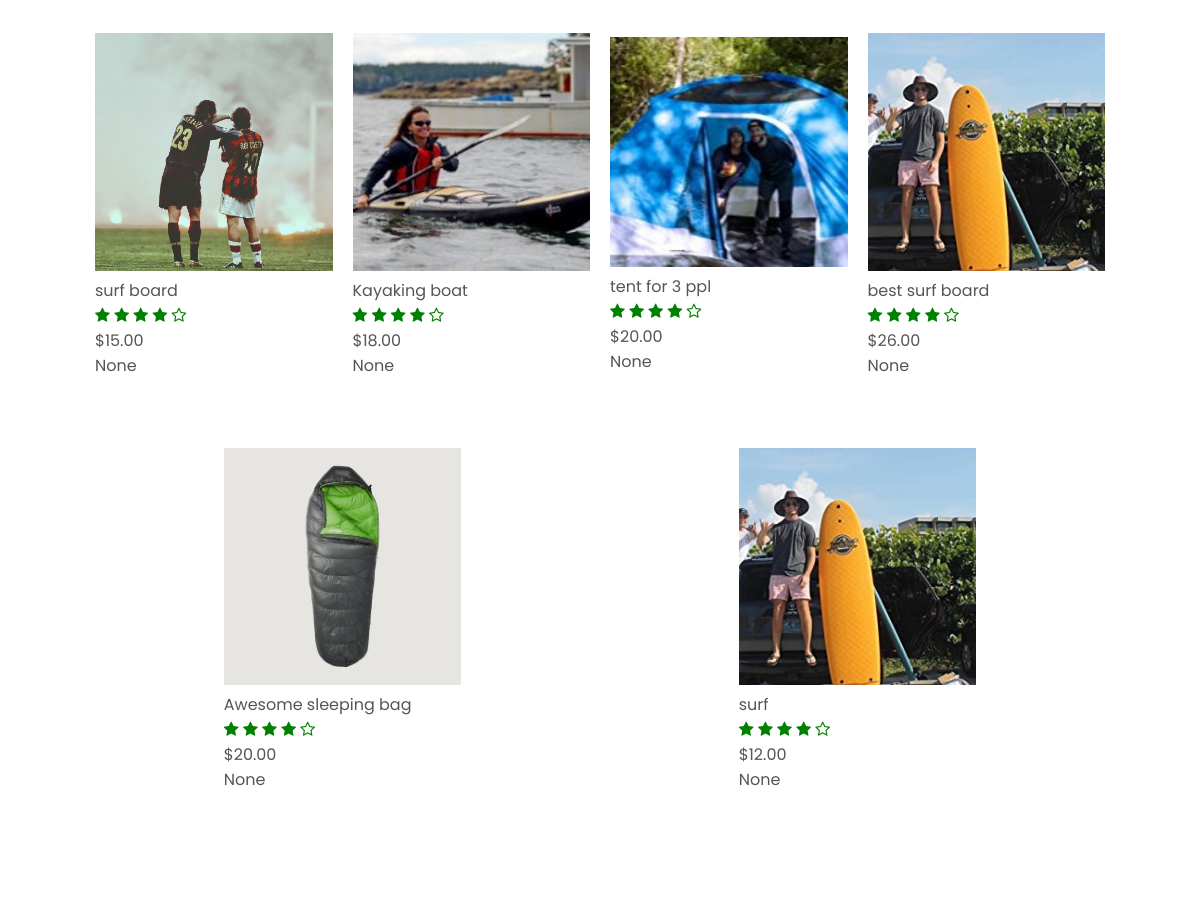
The app's page / (middle part), older data.
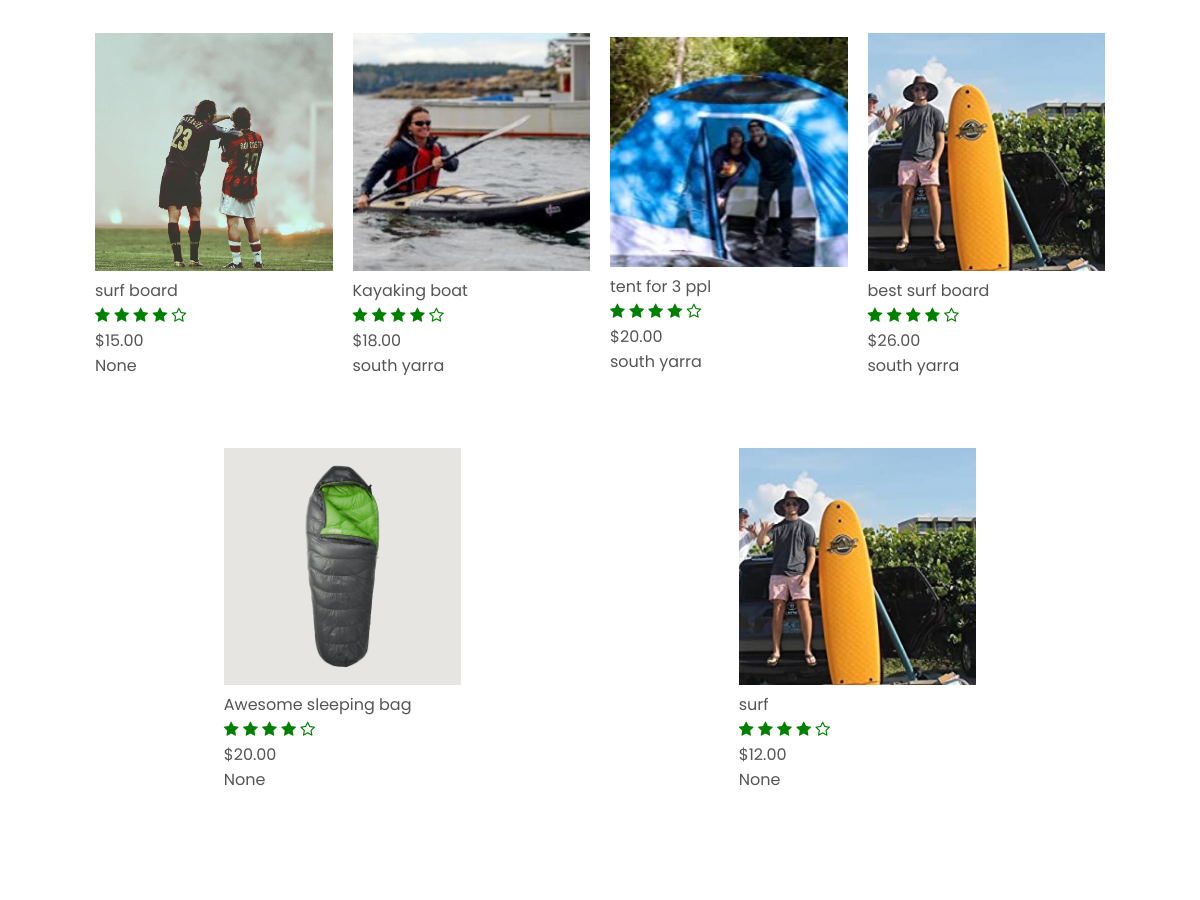
The same page, newer data.
### ecommerce/models.py (models this page shows, shortened)
class Product(models.Model):
    CATEGORY = (
                ('Sport-Outdoor', 'Sport & Outdoor'),
                ('Drones-cameras', 'Drones & cameras'),
                ('Electronics', 'Electronics'),
                ('Home-appliances', 'Home appliances'),
                ('Musical-equipments', 'Musical equipments'),
                ('Accessories','Accessories'),
                )
    customer = models.ForeignKey(Customer, null=True, on_delete=models.SET_NULL)
    name = models.CharField(max_length=200, null=True)
    price = models.FloatField(null=True)
    category = models.CharField(max_length=200, null=True,choices=CATEGORY)
    description = models.CharField(max_length=200, null=True, blank=True)
    date_created= models.DateTimeField(auto_now_add=True, null=True)
    available_from = models.DateTimeField(null=True)
    available_to = models.DateTimeField(null=True)
    item_pic = models.ImageField( null=True)
    item_pic_2 = models.ImageField(null=True, blank=True)
    item_pic_3 = models.ImageField(null=True, blank=True)
    item_pic_4 = models.ImageField(null=True, blank=True)
    @property
    def imageURL(self):
        try:
            url = self.item_pic.url
        except:
            url=''
        return url

class Customer (models.Model):
    user= models.OneToOneField(User, null=True, on_delete=models.CASCADE)
    name = models.CharField(max_length=100, null=True)
    phone=models.CharField(max_length=100, null=True)
    email=models.CharField(max_length=100, null=True)
    date_created= models.DateTimeField(auto_now_add=True)
    address = models.CharField(verbose_name="Address", max_length=100, null=True, blank=True)
    town = models.CharField(verbose_name="Town/City", max_length=100, null=True, blank=True)
    post_code = models.CharField(verbose_name="Post Code", max_length=8, null=True, blank=True)
    country = models.CharField(verbose_name="Country", max_length=100, null=True, blank=True)
    latitude = models.CharField(verbose_name="Latitude", max_length=50, null=True, blank=True)
    longitude = models.CharField(verbose_name="Longitude", max_length=50, null=True, blank=True)

### ecommerce/views.py (the view, shortened to what this page needs)
# urls.py: path('', views.index, name='index'),
def index(request):
    customer = Customer.objects.get(name='namik')
    customers = Customer.objects.all()
    products = Product.objects.all()
    d = datetime.today() - timedelta(days=3)
    p_filter = ProductFilter(request.GET,queryset=products)
    products = p_filter.qs
    has_filter = any(field in request.GET for field in set(p_filter.get_fields()))
    form = AvailabilityForm()
    books = Order_list.objects.all()
    available_products = []
    context = {'available_products':available_products,'form':form,'products':products,'customer':customer,'customers':customers,'p_filter':p_filter,'has_filter':has_filter,'d':d}
    return render(request,'index-updated.html', context)

### templates/index-updated.html (shortened to what this page needs)
<!DOCTYPE html>
<html lang="en" xmlns="http://www.w3.org/1999/html">
{% load static %}
{% load crispy_forms_tags %}
<head>
    <link rel="stylesheet" href="https://cdnjs.cloudflare.com/ajax/libs/font-awesome/4.7.0/css/font-awesome.min.css">
     <link rel="stylesheet" type="text/css" href="{% static 'style.css' %}" />
     <link rel="stylesheet" type="text/css" href="{% static 'css/style-updated.css' %}" />
</head>
<body>
                            {% load crispy_forms_tags %}
     <br>
    <div class="small-container">
        <div class="row">
            {% if products %}
              {% for product in products%}
                    <div class="col-4">
                        <a href="{% url 'indexitem' product.id %}">
                            <img src="{{product.imageURL}}" alt="">
                            <h4>{{product.name}}</h4>
                            <div class="rating">
                                <i class="fa fa-star" ></i>
                                <i class="fa fa-star" ></i>
                                <i class="fa fa-star" ></i>
                                <i class="fa fa-star" ></i>
                                <i class="fa fa-star-o" ></i>
                            </div>
                            <p>${{product.price|floatformat:2}}</p>
                            <p>{{product.customer.town}}</p>
                        </a>
                    </div>
                {% endfor %}
            {% else %}
                <h4>Unfortunately there is no match to these criteria</h4>
            {%endif%}
        </div>
    </div>
</body>
</html>

Row changes from the older to the newer data that the page shows:
changed through a linked row, Product "Kayaking boat": customer.town "None" → "south yarra"
changed through a linked row, Product "tent for 3 ppl": customer.town "None" → "south yarra"
changed through a linked row, Product "best surf board": customer.town "None" → "south yarra"
